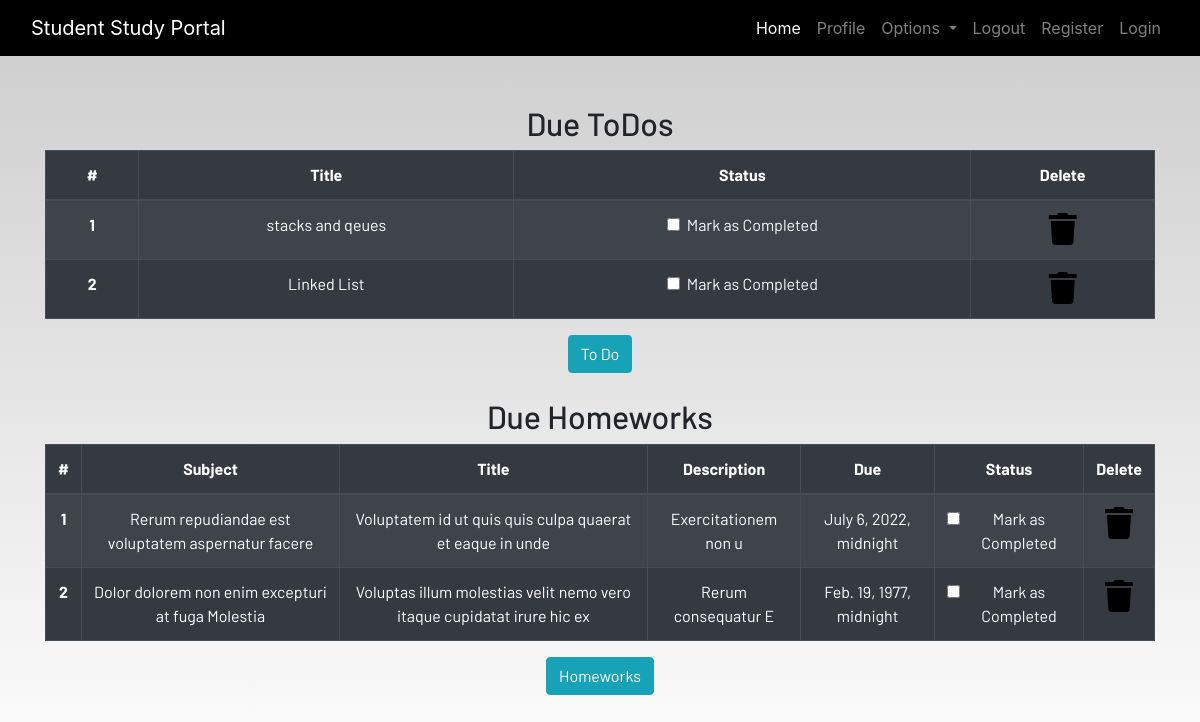
The app's page /profile (signed in) with its own data.
### dashboard/models.py (models this page shows, shortened)
class Todo(models.Model):
    user = models.ForeignKey(User, on_delete=models.CASCADE)
    title = models.CharField(max_length=100)
    is_finished = models.BooleanField(default=False)

class Homework(models.Model):
    user = models.ForeignKey(User, on_delete=models.CASCADE)
    subject = models.CharField(max_length=50)
    title = models.CharField(max_length=100)
    description = models.TextField()
    due = models.DateTimeField()
    is_finished = models.BooleanField(default=False)
    class Meta:
        verbose_name = 'Homework'
        verbose_name_plural = 'Homeworks'

### dashboard/views.py (the view)
# urls.py: path('profile', profile, name='profile')
def profile(request):
    homeworks = Homework.objects.filter(is_finished=False, user=request.user)
    todos = Todo.objects.filter(is_finished=False, user=request.user)
    if len(homeworks) == 0:
        homework_done = True
    else:
        homework_done = False
    if len(todos) == 0:
        todos_done = True
    else:
        todos_done = False
    context = {
        'homeworks': homeworks,
        'todos': todos,
        'h_done': homework_done,
        't_done': todos_done
    }
    return render(request, 'dashboard/profile.html', context)

### dashboard/templates/dashboard/profile.html
{% extends 'dashboard/base.html' %} {% load static %}
{% load crispy_forms_tags%}
{% block content %}
<section class="text-center">
    <div class="container">
        <h2>Due ToDos</h2>
        {% if not t_done %}
        <table class="table table-striped table-bordered table-hover table-dark">
            <thead>
                <tr>
                    <th scope="col">#</th>
                    <th scope="col">Title</th>
                    <th scope="col">Status</th>
                    <th scope="col">Delete</th>
                </tr>
            </thead>
            <tbody>
                {% for todo in todos %}
                <tr>
                    <th scope="row">{{forloop.counter}}</th>
                    <td>{{todo.title}}</td>
                    <td>
                        <a href="{% url 'update_todo' todo.id %}">
                            <div class="form-check">
                                {% if todo.is_finished %}
                                <input class="form-check-input" type="checkbox" value="" checked>
                                {% else %}
                                <input class="form-check-input" type="checkbox" value="">
                                {% endif %}
                                <label class="form-check-label text-light" for="flexCheckDefault">
                                    Mark as Completed
                                </label>
                            </div>
                        </a>
                    </td>
                    <td><a href="{% url 'delete_todo' todo.id %}"><i class="fa fa-trash fa-2x"></i></a></td>
                </tr>
                {% endfor %}
            </tbody>
        </table>
        {% else %}
        <h3>All To dos are completed!!!!</h3>
        {% endif %}
        <a href="{% url 'todo' %}" class="btn btn-info">To Do</a>
        <br><br>
        <h2>Due Homeworks</h2>
        {% if not h_done %}
        <table class="table table-striped table-bordered table-hover table-dark">
            <thead>
                <tr>
                    <th scope="col">#</th>
                    <th scope="col">Subject</th>
                    <th scope="col">Title</th>
                    <th scope="col">Description</th>
                    <th scope="col">Due</th>
                    <th scope="col">Status</th>
                    <th scope="col">Delete</th>
                </tr>
            </thead>
            <tbody>
                {% for hwork in homeworks %}
                <tr>
                    <th scope="row">{{forloop.counter}}</th>
                    <td>{{hwork.subject}}</td>
                    <td>{{hwork.title}}</td>
                    <td>{{hwork.description}}</td>
                    <td>{{hwork.due}}</td>
                    <td>
                        <a href="{% url 'update_homework' hwork.pk %}">
                            <div class="form-check">
                                {% if homework.is_finished %}
                                <input class="form-check-input" type="checkbox" value="" checked>
                                {% else %}
                                <input class="form-check-input" type="checkbox" value="">
                                {% endif %}
                                <label class="form-check-label text-light" for="flexCheckDefault">
                                    Mark as Completed
                                </label>
                            </div>
                        </a>
                    </td>
                    <td><a href="{% url 'delete_homework' hwork.pk %}"><i class="fa fa-trash fa-2x"></i></a></td>
                </tr>
                {% endfor %}
            </tbody>
        </table>
        {%else %}
        <h3>All To homeworks are completed!!!!</h3>
        {% endif %}
        <a href="{% url 'homework' %}" class="btn btn-info">Homeworks</a>
    </div>
</section>
{% endblock content %}

### static/css/main.css (style rules this page uses)
html { scroll-behavior: smooth; height: 100%; width: 100%; }
a { text-decoration: none !important; color: black; }
html, body { max-width: 100%; overflow-x: hidden; height: 100%; width: 100%; }
body { background: linear-gradient(rgba(0, 0, 0, 0.2), rgba(255, 255, 255, 0.5)); overflow-x: hidden; background-repeat: no-repeat; }
.fa { color: black; }

### records on screen
Todo: title "stacks and qeues"
Todo: title "Linked List"
Homework: subject "Rerum repudiandae est voluptatem aspernatur facere", title "Voluptatem id ut quis quis culpa quaerat et eaque in unde", description "Exercitationem non u", due "July 6, 2022, midnight"
Homework: subject "Dolor dolorem non enim excepturi at fuga Molestia", title "Voluptas illum molestias velit nemo vero itaque cupidatat irure hic ex", description "Rerum consequatur E", due "Feb. 19, 1977, midnight"
